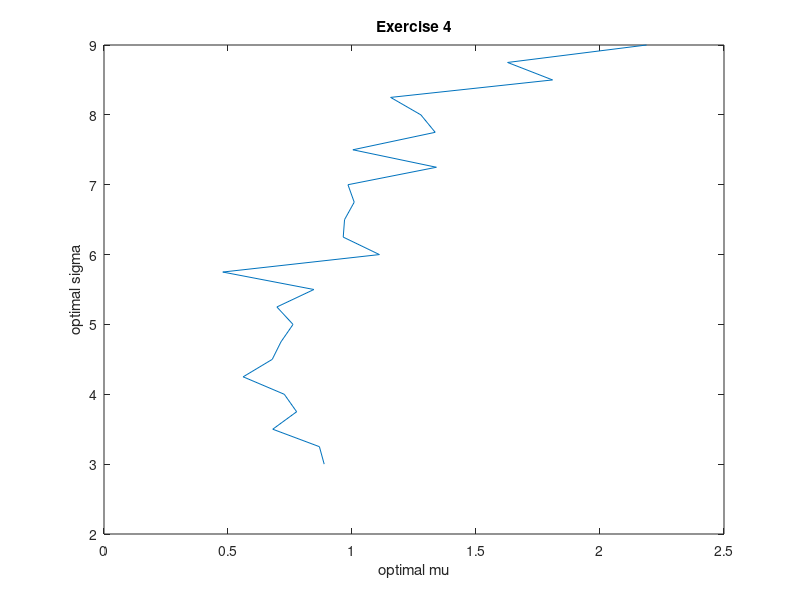

Here is the MATLAB script that generated this plot:



r = 3.00;
n_of_rs = 25;
rs = linspace(3.00, 9.00, n_of_rs);
optimal_sigmas = zeros(n_of_rs, 1);
optimal_mus = zeros(n_of_rs, 1);
n=8;
lb = zeros(n, 1);
seed = 1337;
rng(1337);

for r_index=1:n_of_rs
    % Generate new data
    
    
    f_vector = zeros(n, 1);
    e_vector = ones(n, 1);
    Corr=zeros(n,n);
    for i=1:n
        for j=1:n
            Corr(i,j)=(-1)^abs(i-j)/(abs(i-j)+1);
        end
    end
    sigma=zeros(n,1);
    mu=zeros(n,1);
    sigma(1)=2;
    mu(1)=3;
    for i=1:n-1
        sigma(i+1)=sigma(i)+2*rand;
        mu(i+1)=mu(i)+1;
    end
    D=diag(sigma);
    C2=D*Corr*D;
    C=0.5*(C2+C2');
    % Find optimal values with quadprog
	Aeq = [mu,e_vector]';
    beq = [rs(r_index); 1];
    [x,fval,exitflag,output,lambda] = quadprog(C,f_vector,[],[],Aeq,beq);
    optimal_sigmas(r_index) = sqrt(fval);
    optimal_mus(r_index) = mu' * x;

end

optimal_sigmas
optimal_mus
plot(optimal_sigmas, optimal_mus)
xlabel('optimal mu')
ylabel('optimal sigma')
title('Exercise 4')

